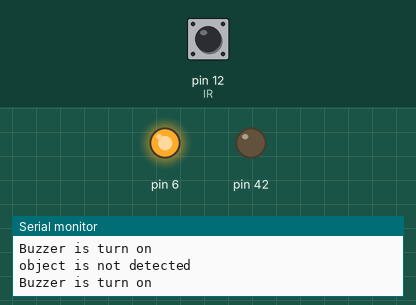
Simulated run of this sketch. Board: Arduino Mega 2560, built with avr-gcc and run on an emulated ATmega2560. Shown: output pins drawn as LEDs (lit = HIGH), the last lines printed to the serial monitor. The inputs (shaded band) are chosen by the test bench; at power-on: pin 12 (IR) LOW.

Above: at 1.2 s.
1.3 s: pin 12 (IR) driven HIGH
At 2.5 s:
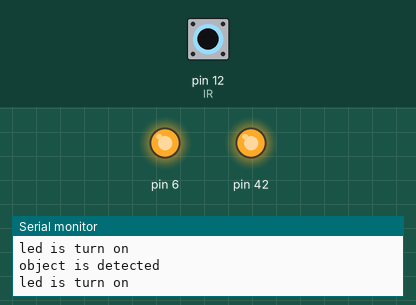
2.8 s: pin 12 (IR) driven LOW
5.8 s: pin 12 (IR) pulsed HIGH 5 times (0.12 s each, 0.3 s apart)
10.3 s: pin 12 (IR) pulsed HIGH 5 times (0.12 s each, 0.3 s apart)
Timing chart, 0 to 13.3 s (numbered marks = the images above; inputs shaded):
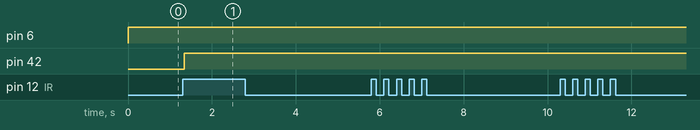

Measured:
- after the input at 1.3 s, pin 42: LOW → HIGH at once

The sketch:

sketch_irsensor.ino
```cpp
int IR = 12;
int V;
int led = 42;
int Buzzer = 6;
void setup() {
  // put your setup code here, to run once:

  pinMode(12, INPUT);
  pinMode(42, OUTPUT);
  pinMode(6, OUTPUT);
  Serial.begin(9600);

}

void loop() {
  // put your main code here, to run repeatedly:

  int V = digitalRead(IR);
  if(V == HIGH)
  {
    Serial.println("object is detected");
    digitalWrite(42, HIGH);

    Serial.println("led is turn on");

  }
  else
  {
    Serial.println("object is not detected");
    digitalWrite(6, HIGH);

    Serial.println("Buzzer is turn on");

  }

}
```
